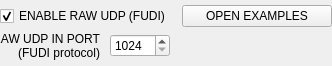
<?xml version="1.0" encoding="UTF-8"?>
<ui version="4.0">
 <class>InterfaceUdp</class>
 <widget class="QWidget" name="InterfaceUdp">
  <property name="geometry">
   <rect>
    <x>0</x>
    <y>0</y>
    <width>332</width>
    <height>66</height>
   </rect>
  </property>
  <property name="windowTitle">
   <string>Form</string>
  </property>
  <property name="statusTip">
   <string>Raw UDP interface|Raw UDP (or FUDI) is a very simple protocol based on UDP. Values are written in ASCII, separated by spaces and ended by a semicolon, in a UDP packet.\nPureData is compatible with this protocol, but you can also implement it very quickly in your own applications if you don't want to use OpenSoundControl.</string>
  </property>
  <layout class="QVBoxLayout" name="verticalLayout">
   <property name="spacing">
    <number>0</number>
   </property>
   <property name="margin">
    <number>0</number>
   </property>
   <item>
    <layout class="QHBoxLayout" name="horizontalLayout_2">
     <property name="spacing">
      <number>10</number>
     </property>
     <item>
      <widget class="QCheckBox" name="enable">
       <property name="toolTip">
        <string>Enables or disables raw UDP messages and control</string>
       </property>
       <property name="text">
        <string>ENABLE RAW UDP (FUDI)</string>
       </property>
       <property name="checked">
        <bool>true</bool>
       </property>
      </widget>
     </item>
     <item>
      <spacer name="horizontalSpacer">
       <property name="orientation">
        <enum>Qt::Horizontal</enum>
       </property>
       <property name="sizeHint" stdset="0">
        <size>
         <width>40</width>
         <height>5</height>
        </size>
       </property>
      </spacer>
     </item>
     <item>
      <widget class="QPushButton" name="examples">
       <property name="minimumSize">
        <size>
         <width>150</width>
         <height>0</height>
        </size>
       </property>
       <property name="maximumSize">
        <size>
         <width>150</width>
         <height>16777215</height>
        </size>
       </property>
       <property name="toolTip">
        <string>Opens the folder where you can find examples of IanniX interfacing with software using raw UDP</string>
       </property>
       <property name="text">
        <string>OPEN EXAMPLES</string>
       </property>
      </widget>
     </item>
    </layout>
   </item>
   <item>
    <layout class="QHBoxLayout" name="horizontalLayout">
     <property name="spacing">
      <number>10</number>
     </property>
     <item>
      <widget class="QLabel" name="label">
       <property name="minimumSize">
        <size>
         <width>100</width>
         <height>0</height>
        </size>
       </property>
       <property name="maximumSize">
        <size>
         <width>100</width>
         <height>16777215</height>
        </size>
       </property>
       <property name="text">
        <string>RAW UDP IN PORT
(FUDI protocol)</string>
       </property>
       <property name="alignment">
        <set>Qt::AlignRight|Qt::AlignTrailing|Qt::AlignVCenter</set>
       </property>
       <property name="buddy">
        <cstring>port</cstring>
       </property>
      </widget>
     </item>
     <item>
      <widget class="QSpinBox" name="port">
       <property name="maximumSize">
        <size>
         <width>60</width>
         <height>16777215</height>
        </size>
       </property>
       <property name="toolTip">
        <string>Changes the port for incoming raw UDP messages</string>
       </property>
       <property name="minimum">
        <number>1024</number>
       </property>
       <property name="maximum">
        <number>65535</number>
       </property>
      </widget>
     </item>
     <item>
      <spacer name="horizontalSpacer_26">
       <property name="orientation">
        <enum>Qt::Horizontal</enum>
       </property>
       <property name="sizeHint" stdset="0">
        <size>
         <width>37</width>
         <height>5</height>
        </size>
       </property>
      </spacer>
     </item>
    </layout>
   </item>
  </layout>
 </widget>
 <resources/>
 <connections/>
</ui>
